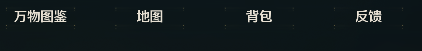
#> input picture mining/20260516_111253/images/capture.png, 422 x 51 px
$ python -i ocr.py   (imports and definitions only)
#> lines starting #> are read from the running program, lines starting #| are printed output that depends on the picture; after the words box and inside, x2 and y2 are one past the last pixel; in counts of white or black regions, pixels touching at a corner belong together
"""OCR functions for Game Sentence Miner v2."""
import hashlib, re, time, json
from pathlib import Path
try:
    import pytesseract
    from PIL import Image, ImageEnhance, ImageFilter, ImageOps
    import numpy as np
    from scipy.ndimage import grey_closing
except ImportError:
    print("ERROR: pip install pytesseract pillow numpy scipy"); import sys; sys.exit(1)
from config import LANG_REGISTRY
from log import log

_tesseract_ready = False
_OCR_CACHE = {}
CACHE_MAX_SIZE = 500

def prewarm_tesseract(lang: str = "chi_sim"):
#> called with lang = 'chi_sim'
    global _tesseract_ready
    if _tesseract_ready: return
    try:
        img = Image.new("L", (100, 30), 255)
#> img: PIL image 100x30 L; every value is 255
        pytesseract.image_to_string(img, config=f"--oem 3 --psm 6 -l {lang}")
#> (this line was passed over: pytesseract is not available in this run)
        _tesseract_ready = True
        log.info(f"Tesseract pre-warmed ({lang})")
    except Exception as e:
        log.warning(f"Tesseract pre-warm failed: {e}")

def _image_hash(path: Path) -> str:
    with open(path, "rb") as f:
        return hashlib.md5(f.read()).hexdigest()

def _get_cached_result(cache_key: str) -> str | None:
    if cache_key in _OCR_CACHE:
        entry = _OCR_CACHE[cache_key]
        if time.time() - entry["time"] < 3600:  # 1 hour cache
            return entry["text"]
        del _OCR_CACHE[cache_key]
    return None

# [5 lines left out: function _cache_result, not called in this run]

def _upscale_for_small_text(img: Image.Image, lang: str) -> Image.Image:
    """Upscale image for better small text OCR."""
    script = LANG_REGISTRY.get(lang, {}).get("script", "latin")
    w, h = img.size
    if script == "cjk":
        if w < 1000 or h < 300:
            img = img.resize((w * 3, h * 3), Image.LANCZOS)
    elif script in ("greek", "cyrillic"):
        if w < 800 or h < 200:
            img = img.resize((w * 2, h * 2), Image.LANCZOS)
    else:
        if w < 600 or h < 150:
            img = img.resize((w * 2, h * 2), Image.LANCZOS)
    return img

# [10 lines left out: function _enhance_for_dense_text, not called in this run]

def preprocess_image(image_path: Path, lang: str = "zh") -> Image.Image:
#> called with lang = 'zh'
    img = Image.open(image_path).convert("L")
#> img: PIL image 422x51 L
    img = _upscale_for_small_text(img, lang)
#> in _upscale_for_small_text, `img = img.resize((w * 3, h * 3), Image.LANCZOS)`:
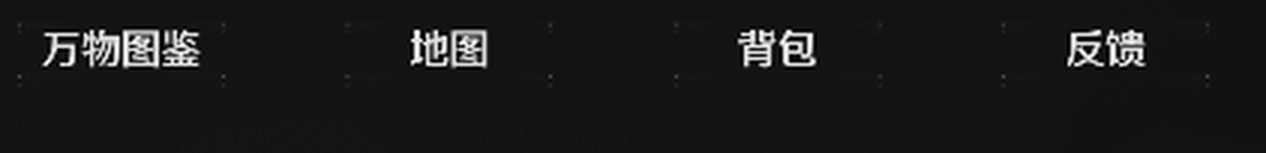
#> img: PIL image 1266x153 L; min 0, max 255, mean 26.9
    arr = np.array(img)
    avg = np.mean(arr)
#> avg = 26.92
    if avg < 100: img = ImageOps.invert(img)
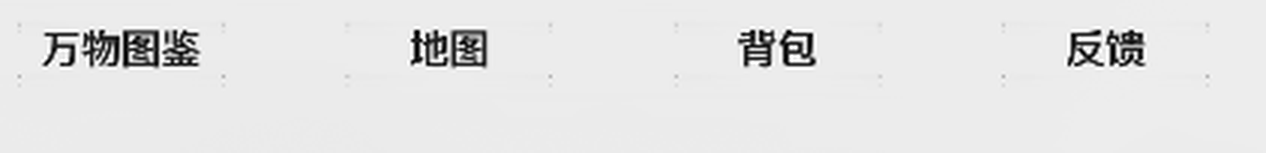
#> img: PIL image 1266x153 L; min 0, max 255, mean 228.1
    enhancer = ImageEnhance.Contrast(img)
    img = enhancer.enhance(1.5)
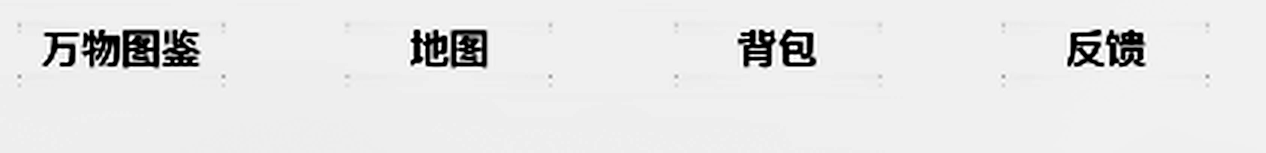
#> img: PIL image 1266x153 L; min 0, max 255, mean 229.1
    img = img.filter(ImageFilter.SHARPEN)
    arr = np.array(img)
    h, w = arr.shape
#> h = 153; w = 1266
    ks = max(5, min(h, w) // 10)
#> ks = 15
    if ks % 2 == 0: ks += 1
    bg = grey_closing(arr, size=(ks, ks))
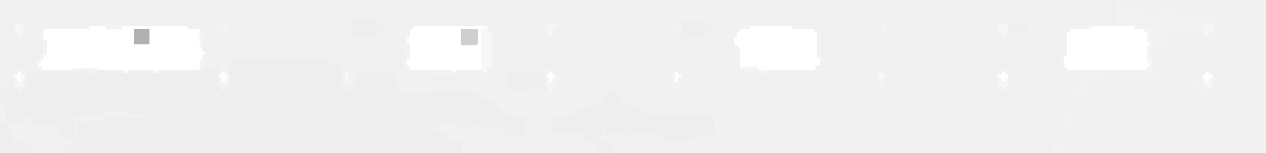
#> bg: shape (153, 1266); min 177, max 255, mean 241.1
    result = 255 - (bg - arr)
    result = (result > 128).astype(np.uint8) * 255
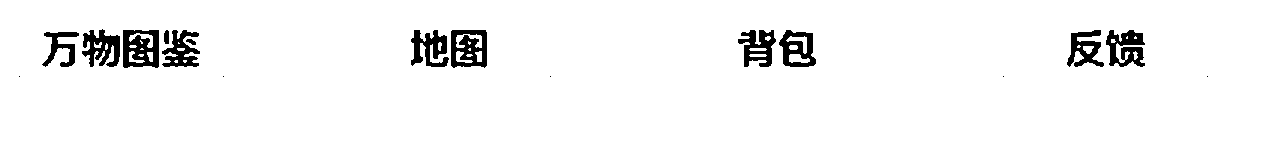
#> result: shape (153, 1266); 95.8% white; 17 black regions (5 under 20 px), largest, box (x1, y1, x2, y2) and area: (123, 30, 159, 68) 1014, (451, 30, 487, 68) 963, (1106, 30, 1145, 67) 881
    return Image.fromarray(result)

# [23 lines left out: functions preprocess_image_long, _ensure_utf8, not called in this run]

_CJK_RE = re.compile(r'[\u4e00-\u9fff\u3040-\u309f\u30a0-\u30ff\uac00-\ud7af]')
_COPYRIGHT_RE = re.compile(r'[©®™℗℠]')
_UI_SYMBOLS_RE = re.compile(r'[\u2460-\u24ff\u2600-\u26ff\u2700-\u27bf\u3000-\u303f\uff00-\uffef\u2000-\u206f\u20a0-\u20cf\u2100-\u214f\u2190-\u21ff\u2200-\u22ff\u2300-\u23ff\u25a0-\u25ff\u2e80-\u2eff\u3100-\u312f\u3200-\u32ff]')
_CIRCLED_RE = re.compile(r'[\u2460-\u24ff\u3200-\u32ff]')
_DINGBATS_RE = re.compile(r'[\u2700-\u27bf]')
_MISC_SYMBOLS_RE = re.compile(r'[\u2600-\u26ff]')

# [30 lines left out: function _filter_garbage, not called in this run]

def _ocr_with_fallback(img, t_lang: str, lang: str, psm_modes: list) -> str:
    """Try multiple PSM modes with graceful fallback."""
#> called with t_lang = 'chi_sim', lang = 'zh'
    for psm in psm_modes:
        try:
            text = pytesseract.image_to_string(img, config=f"--oem 3 --psm {psm} -l {t_lang}").strip()
            if text:
                filtered = _filter_garbage(_ensure_utf8(text), lang)
                if filtered: return filtered
        except Exception as e:
            log.warning(f"OCR PSM {psm} failed: {e}")
    return ""

def ocr_image(image_path: Path, lang: str = "zh") -> str:
    prewarm_tesseract(LANG_REGISTRY.get(lang, {}).get("tess", lang))
    t_lang = LANG_REGISTRY.get(lang, {}).get("tess", lang)
    cache_key = f"{_image_hash(image_path)}:{lang}"
    cached = _get_cached_result(cache_key)
    if cached: return cached
    # Try preprocessed first
    try:
        img = preprocess_image(image_path, lang)
        result = _ocr_with_fallback(img, t_lang, lang, [6, 3, 5])
        if result:
            _cache_result(cache_key, result)
            return result
    except Exception as e:
        log.warning(f"OCR preprocessed failed: {e}")
    # Try enhanced for dense text
    try:
        img = Image.open(image_path).convert("L")
        img = _upscale_for_small_text(img, lang)
        img = _enhance_for_dense_text(img)
        result = _ocr_with_fallback(img, t_lang, lang, [6, 3, 5])
        if result:
            _cache_result(cache_key, result)
            return result
    except Exception as e:
        log.warning(f"OCR enhanced failed: {e}")
    # Raw fallback
    try:
        img = Image.open(image_path).convert("L")
        img = _upscale_for_small_text(img, lang)
        result = _ocr_with_fallback(img, t_lang, lang, [6, 3, 5])
        if result:
            _cache_result(cache_key, result)
            return result
    except Exception as e:
        log.error(f"OCR failed completely: {e}")
    return ""

# [58 lines left out: functions ocr_long_text, ocr_vertical_text, not called in this run]

#> (the run stopped early here; a loop or call above may not have finished)
